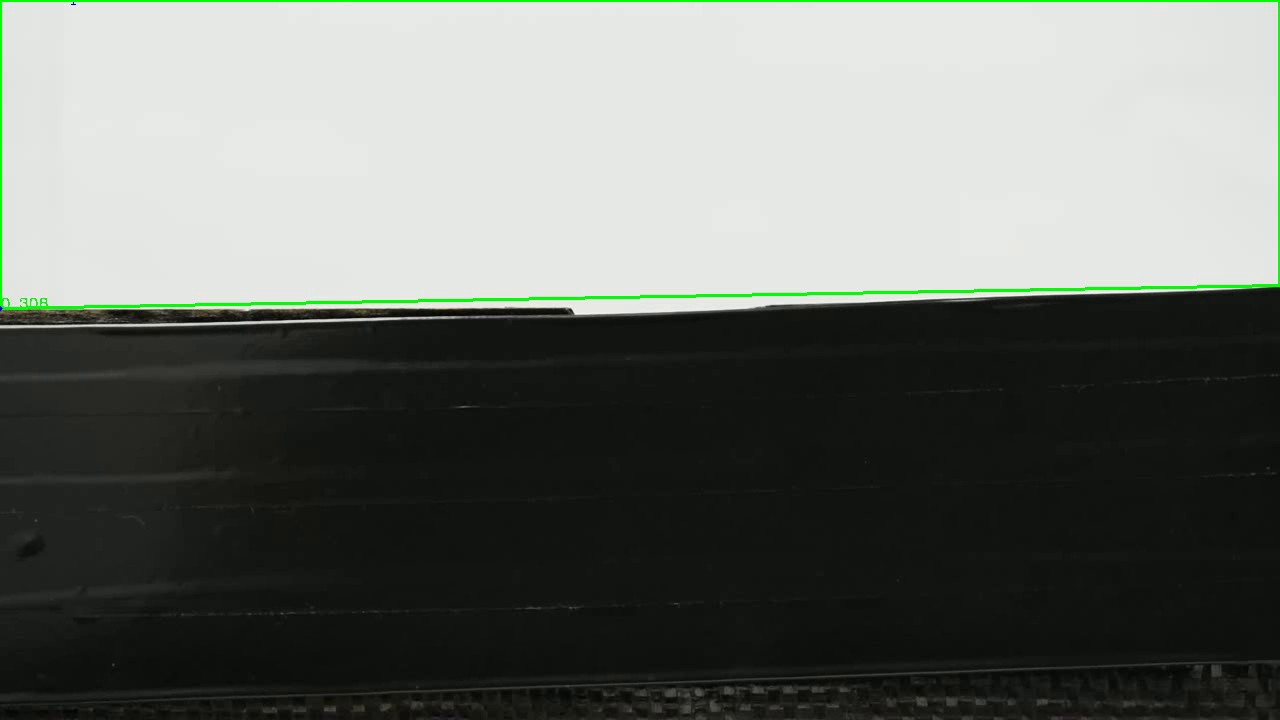
#> input picture frame 13 of videoSalida.avi, 1280 x 720 px, given in place of Ensayo_Compresion_1.MOV, which was not available
$ python Extension_Cam.py
#> lines starting #> are read from the running program, lines starting #| are printed output that depends on the picture; after the words box and inside, x2 and y2 are one past the last pixel; in counts of white or black regions, pixels touching at a corner belong together; pictures that were not available may be replaced by others from this repository, and a replacement may not be noted
# -*- coding: utf-8 -*-
"""
- EXTENSION CAM -

Código para realizar medición de extensión de maderas. Este código es en experimentos donde se afirma una probeta de madera y se 'estira' hacia arriba.
Para probar el código es necesario tener un video real de los experimentos, pero se deja avanzado el diagrama de código a continuación.

El código se basa en determinar la disminución de posición del pixel medio entre los vertices de la arista superior de la madera expuesta al experimento.

Estado: Incompleto.
Pendientes:
    - Grabar video de prueba real y echar a andar el código.

Input:
    - Video de experimento
    - Relación pixel mm ratio

Output:
    - Archivo xlsx con deformación/estiramiento de la probeta de madera

Created on Tue Dec 19 09:58:20 2023
@author: CCTVal - SVL
"""

import cv2
import time
import numpy as np
from sys import exit
import pandas as pd

font = cv2.FONT_HERSHEY_COMPLEX

second_init = time.time()

first_frame = True
pixel_mm_ratio = 0.08460236886632826
y_initial = 0
x_initial = 0
max_pixel_change = 35
pixel_change_count_up = 0
pixel_change_count_down = 0
pixel_deformation = 0
pixel_deformation_list = []
conteo_aumento = 0
max_conteo_aumento = 10

# Abrir video
cap = cv2.VideoCapture('../Videos_Flexion_Cam/Ensayo_Compresion_1.MOV')

if not cap.isOpened():
  print("Cannot open camera")
  exit()

while (cap.isOpened()):
    # Capture frame-by-frame
    ret, frame = cap.read()
#> frame is the input picture: shape (720, 1280, 3); mean B, G, R 106.6, 111.7, 107.9
    if ret==True:

        # Re dimenzionar imagenes a tamaño 1280 o el que se requiera
        imagen_inicial = cv2.resize(frame, (1280, 720))

        # Se podría aplicar filtro gaussiano para difuminar bordes. Depende del video y de las condiciones de luz al momento de grabar
        #imagen_inicial_blured = cv2.medianBlur(imagen_inicial, 5)
        imagen_inicial_blured = imagen_inicial

        # Convertir a escala de grises
        gris_inicial = cv2.cvtColor(imagen_inicial_blured, cv2.COLOR_BGR2GRAY)

        # Aplicar umbral para posteriormente detectar contornos con facilidad
        umbral_inicial = cv2.threshold(gris_inicial, 130, 255, cv2.THRESH_BINARY_INV)[1]
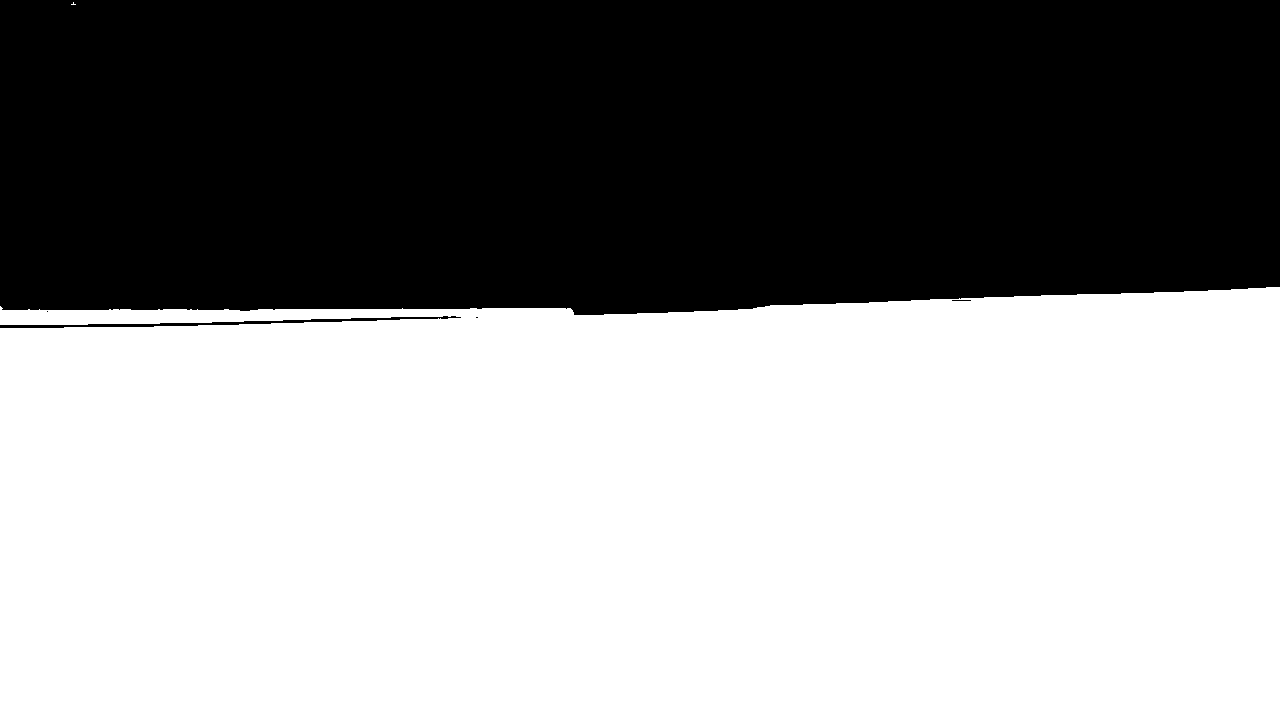
#> umbral_inicial: shape (720, 1280); 57.6% white; 5 black regions (3 under 20 px)

        # Encontrar contornos de imagen
        contornos_inicial, _ = cv2.findContours(umbral_inicial, cv2.RETR_EXTERNAL, cv2.CHAIN_APPROX_SIMPLE)
#> contornos_inicial = 2 contours, 1 with area under 20; largest, box (x1, y1, x2, y2) and area: (0, 287, 1280, 720) 528351

        # Seleccionar contorno que abarca mayor área en cada frame
        max_area_contour_inicial = max(contornos_inicial, key=cv2.contourArea)
#> max_area_contour_inicial = contour of 184 points, box (x1, y1, x2, y2) (0, 287, 1280, 720), area 528351

        # Obtener los vertices donde están las esquinas del contorno. Variar parámetro de escalamiento en caso de querer distintas respuestas.
        approx_inicial = cv2.approxPolyDP(max_area_contour_inicial, 0.009 * cv2.arcLength(max_area_contour_inicial, True), True)
#> approx_inicial = [[1279, 287], [0, 306], [461, 317], [0, 328], [0, 719], [1279, 719]]

        # Dibujar contornos en la imagen qye luego se mostrará
        cv2.drawContours(imagen_inicial, [approx_inicial], -1, (0, 0, 255), 2)
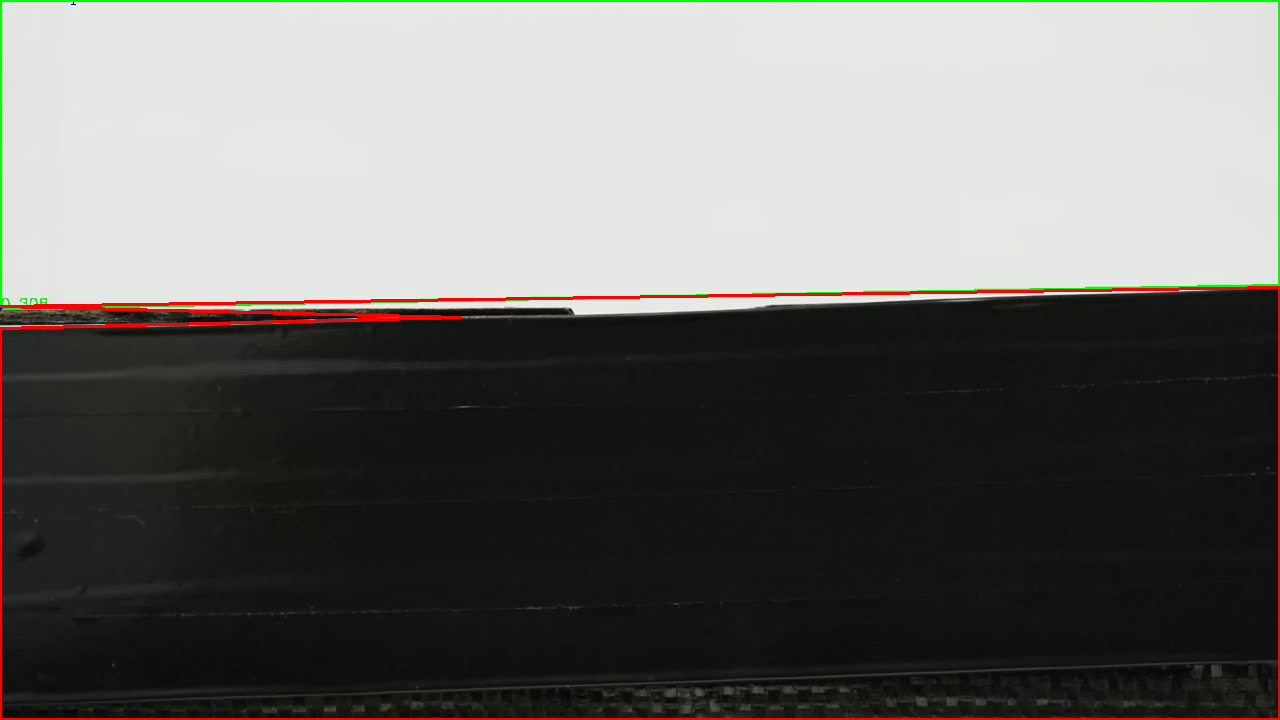
#> imagen_inicial: shape (720, 1280, 3); 1.15% of pixels changed, all inside (x1, y1, x2, y2) = (0, 286, 1280, 720)

        # Hay que obtener el valor X de la coordenada con Y más alto, para poner el dibujo la imagen
        x_array_inicial =  approx_inicial[:, :, 0].ravel()
#> x_array_inicial = [1279, 0, 461, 0, 0, 1279]
        y_array_inicial = approx_inicial[:, :, 1].ravel()
#> y_array_inicial = [287, 306, 317, 328, 719, 719]

        # SE OBTIENE POSICIÓN DE (X,Y) PARA GUARDAR ESTADO INICIAL
        x_ordenado_inicial = np.sort(x_array_inicial)[::-1]
#> x_ordenado_inicial = [1279, 1279, 461, 0, 0, 0]
        y_ordenado_inicial = np.sort(y_array_inicial)[::-1]
#> y_ordenado_inicial = [719, 719, 328, 317, 306, 287]

        # Tomar los valores de Y de las esquinas superiores del rectangulo detectado - Estos valores nos sirven para todos los frames
        y_o1 = y_ordenado_inicial[3]
#> y_o1 = 317
        y_o2 = y_ordenado_inicial[2]
#> y_o2 = 328

        # Obtener posición de pixel que se analiza para determinar deformación
        y_mean_actual = round((y_o1+y_o2)/2)
#> y_mean_actual = 322

        # Si se está analizando el primer frame se guarda la posición inicial para comparar posición próximos frames
        if first_frame:
            y_mean = round((y_o1+y_o2)/2)
#> y_mean = 322
            y_initial = y_mean
#> y_initial = 322
            first_frame = False
        else:
            # Si no estamos en el primer frame, se compara el pixel medido versus el del pixel medio del frame anterior.
            # Si el pixel y_mean_actual es mayor, entonces la madera se 'contrajo' luego de ser estiarada.
            # Se hace un conteo de cuantas veces seguidas ocurre esta 'contracción'.
            if y_mean_actual > y_mean :
                conteo_aumento += 1
            else:
                conteo_aumento=0

            # Si la contracción es mayor o igual a max_conteo_disminucion significa que hubo una contracción sostenida por lo que se asume que el experimento acabó.
            if conteo_aumento >= max_conteo_aumento:
                print("¡Disminución rápida detectada! Deteniendo la lectura del video luego de ", max_conteo_aumento," frames.")
                break

            # Si el pixel medio medido es menor, entonces significa que la madera se está 'Estirando'.
            # Mientras esto ocurre se cuenta cuantos frames consecutivos se 'Estira' la madera.
            if y_mean_actual<y_mean:
                pixel_change_count_down += 1
            else:
                pixel_change_count_down = 0

            # Si la cantidad de frames que se 'estiró' consecutivamente es mayor o igual a max_pixel_change, se considera que hubo un estiramiento real y se actualiza
            # el valor de y_mean.
            if pixel_change_count_down >= max_pixel_change:
                pixel_change_count_up=0
                y_mean = round((y_o1+y_o2)/2)

            # Con el valor de y_mean se calcula la deformación en pixeles.
            pixel_deformation = y_mean - y_initial

        # Se añade la deformación a pixel_deformation_list, escalando por el pixel_mm_ratio para que se calcule la deformación en milimetros
        pixel_deformation_list.append(pixel_deformation*pixel_mm_ratio)
        print("y_mean:", y_mean, "pixel_deformation:",pixel_deformation,"(y_o1+y_o2)/2:",y_mean_actual)
#| y_mean: 322 pixel_deformation: 0 (y_o1+y_o2)/2: 322
        cv2.imshow("Video", imagen_inicial)

        tecla = cv2.waitKey(1)
#> (key q is pressed here)
        if tecla == ord('q'):
                break

    else: break

cap.release()
cv2.destroyAllWindows()

# Calcular tiempo de procesamiento
second_end = time.time()
while_duration = second_end-second_init

print("while_duration:", while_duration)
print('Deformación Final=', pixel_deformation*pixel_mm_ratio)

#Exportar deformaciones a excel
data = {'Deformación': pixel_deformation_list}
df = pd.DataFrame(data)
nombre_archivo_excel = 'Output_Extension_Cam.xlsx'
df.to_excel(nombre_archivo_excel, index=False)

$ run again, starting later in the video
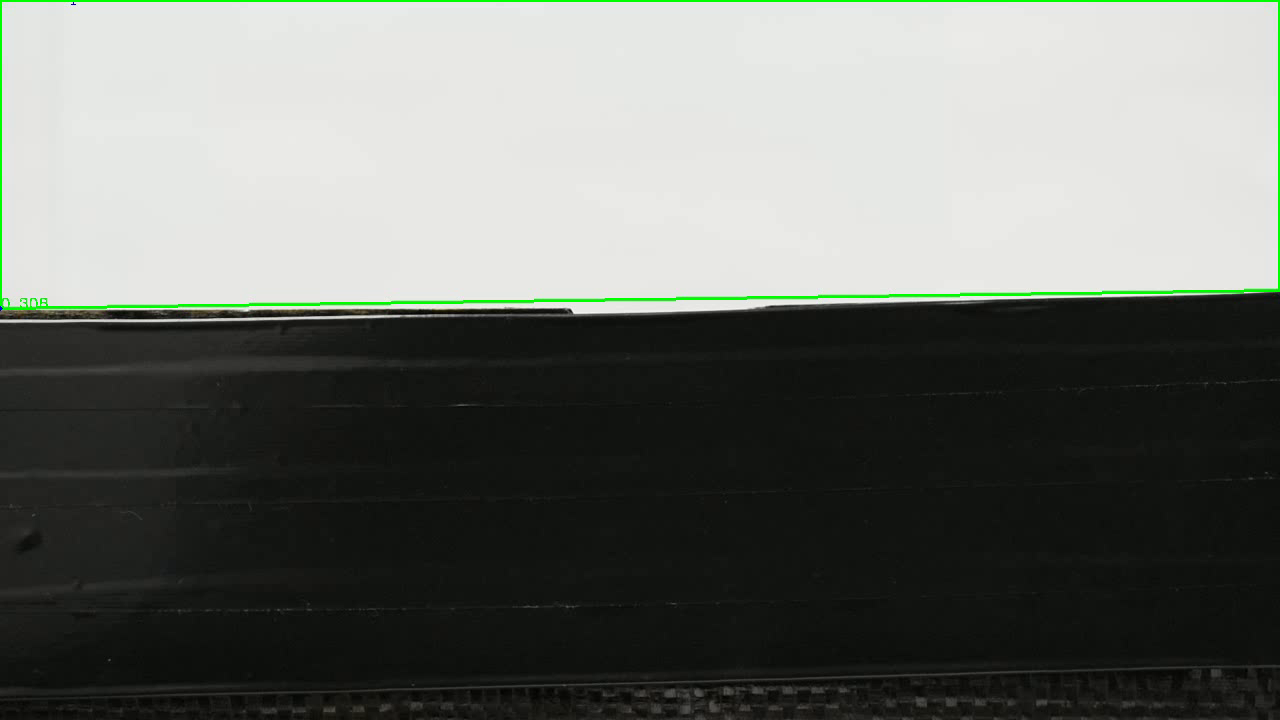
#> input picture frame 60 of videoSalida.avi, 1280 x 720 px, given in place of Ensayo_Compresion_1.MOV, which was not available
#> frame is the input picture: shape (720, 1280, 3); mean B, G, R 106.8, 111.9, 108.7
#> `umbral_inicial = cv2.threshold(gris_inicial, 130, 255, cv2.THRESH_BINA..`:
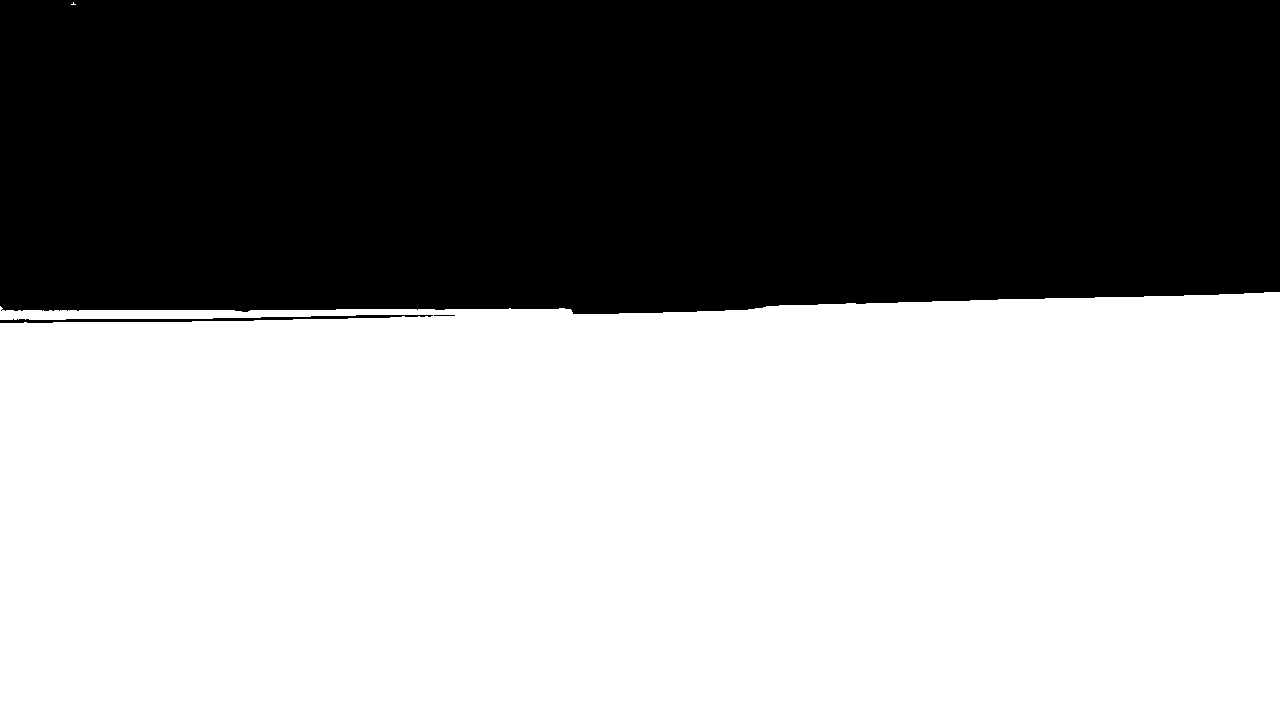
#> umbral_inicial: shape (720, 1280); 57.4% white; 3 black regions
#> contornos_inicial = 2 contours, 1 with area under 20; largest, box (x1, y1, x2, y2) and area: (0, 292, 1280, 720) 526828
#> max_area_contour_inicial = contour of 174 points, box (x1, y1, x2, y2) (0, 292, 1280, 720), area 526828
#> approx_inicial = [[1279, 292], [0, 306], [433, 315], [0, 323], [0, 719], [1279, 719]]
#> `cv2.drawContours(imagen_inicial, [approx_inicial], -1, (0, 0, 255), 2)`:
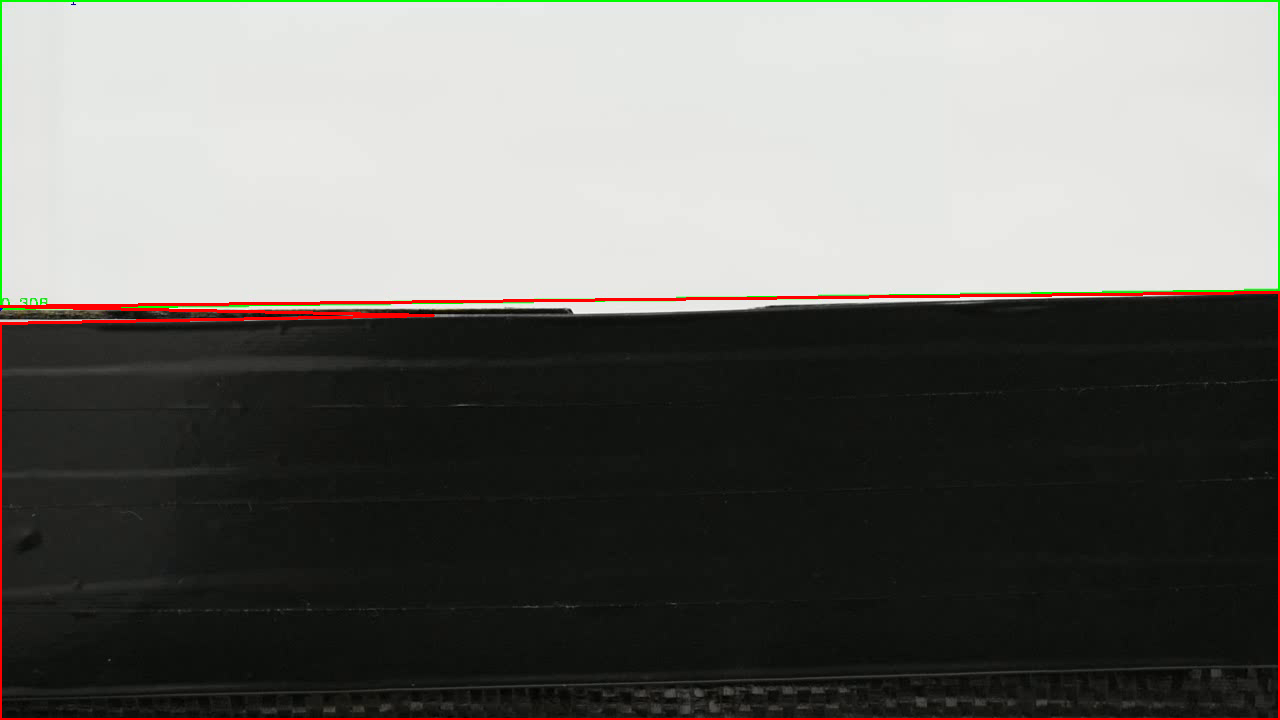
#> imagen_inicial: shape (720, 1280, 3); 1.13% of pixels changed, all inside (x1, y1, x2, y2) = (0, 291, 1280, 720)
#> x_array_inicial = [1279, 0, 433, 0, 0, 1279]
#> y_array_inicial = [292, 306, 315, 323, 719, 719]
#> x_ordenado_inicial = [1279, 1279, 433, 0, 0, 0]
#> y_ordenado_inicial = [719, 719, 323, 315, 306, 292]
#> y_o1 = 315
#> y_o2 = 323
#> y_mean_actual = 319
#| y_mean: 319 pixel_deformation: 0 (y_o1+y_o2)/2: 319
